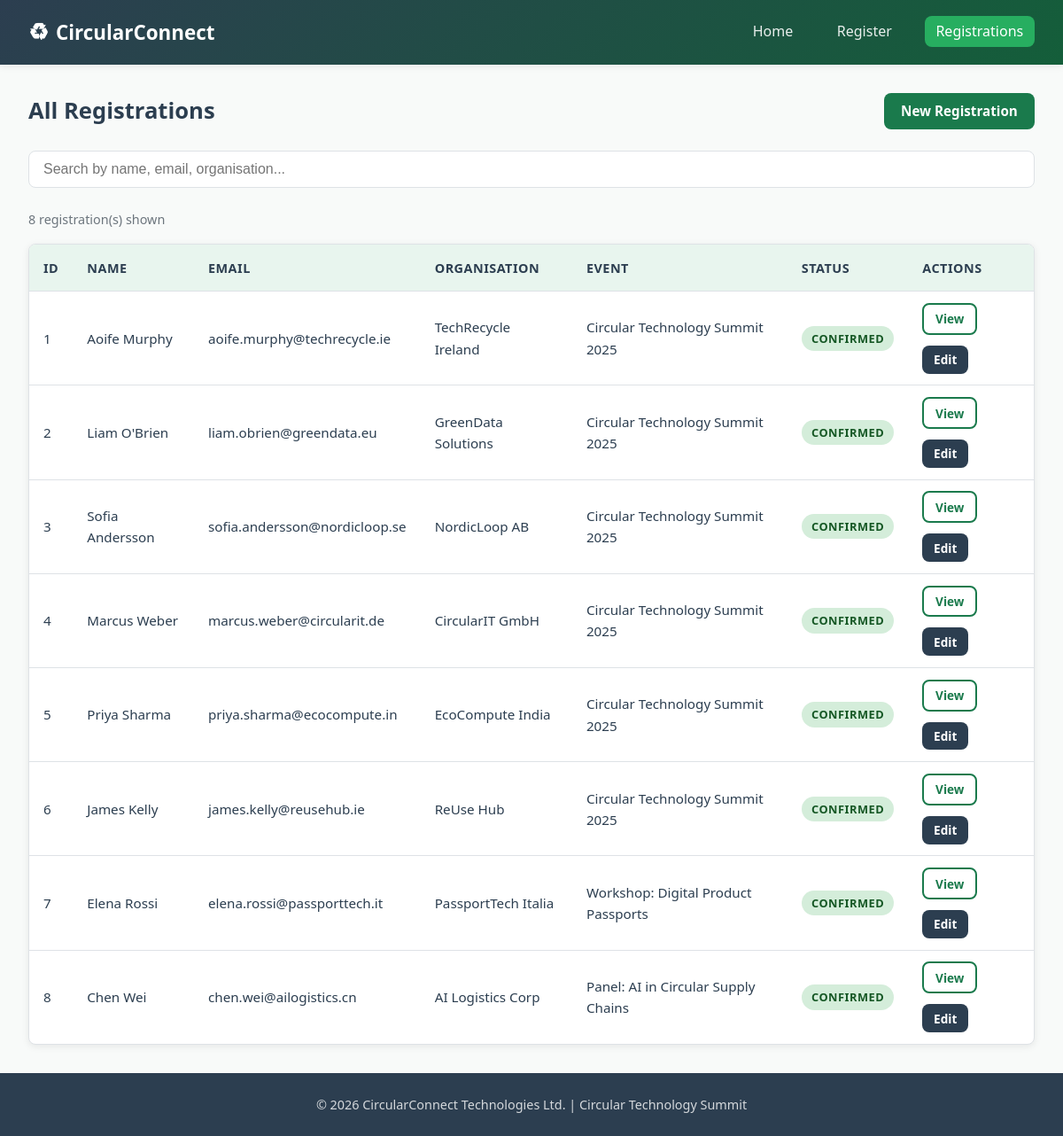
Before: /registrations with the older database file.
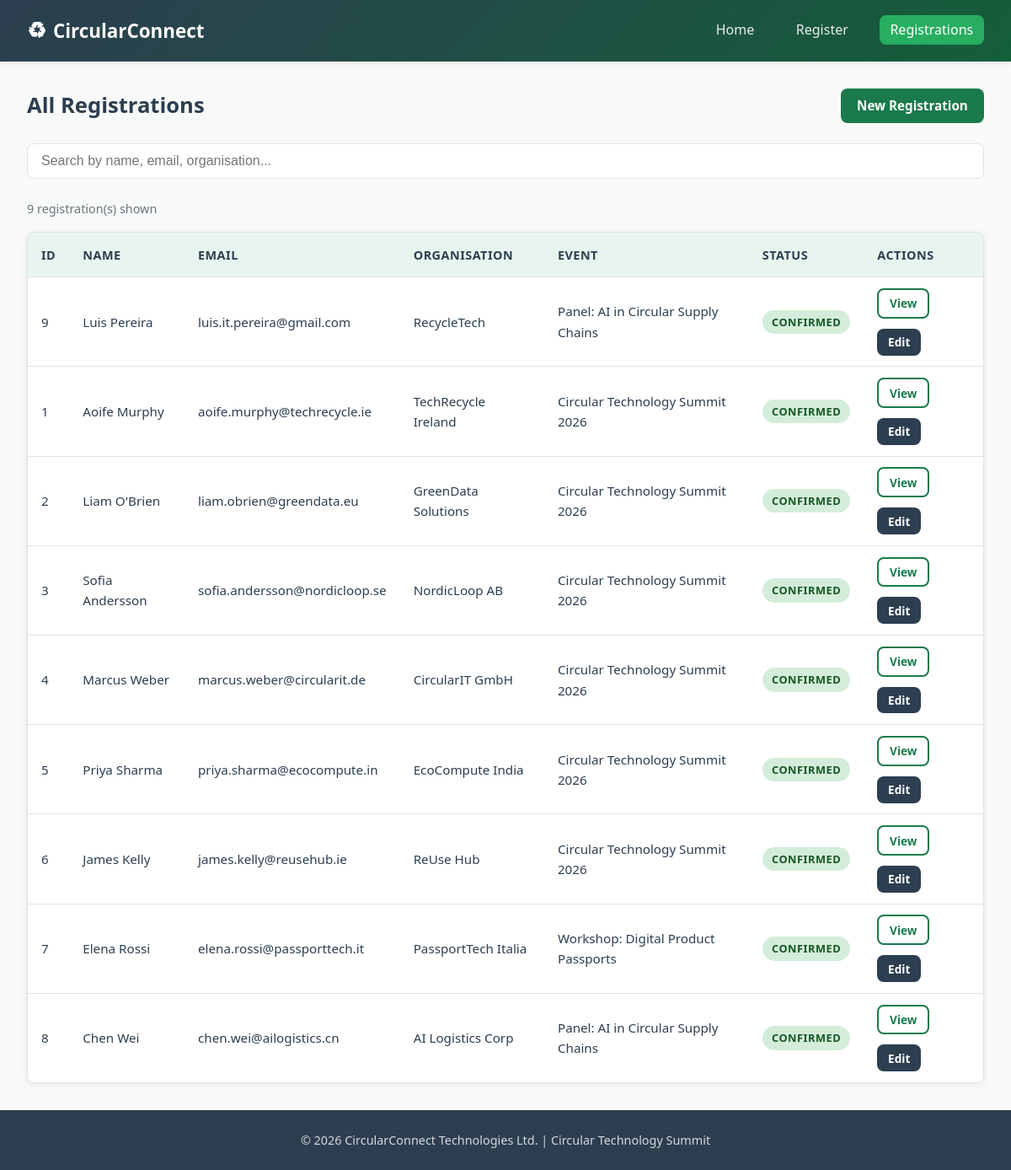
After: the same page with the newer database file.
### tables this page shows
CREATE TABLE registrations (
            id INTEGER PRIMARY KEY AUTOINCREMENT,
            event_id INTEGER NOT NULL,
            first_name TEXT NOT NULL,
            last_name TEXT NOT NULL,
            email TEXT NOT NULL,
            organisation TEXT,
            job_title TEXT,
            dietary_requirements TEXT,
            session_preference TEXT,
            status TEXT DEFAULT 'confirmed',
            registered_at TEXT DEFAULT CURRENT_TIMESTAMP,
            FOREIGN KEY (event_id) REFERENCES events(id)
        );

CREATE TABLE events (
            id INTEGER PRIMARY KEY AUTOINCREMENT,
            title TEXT NOT NULL,
            description TEXT,
            date TEXT NOT NULL,
            time TEXT NOT NULL,
            location TEXT NOT NULL,
            capacity INTEGER NOT NULL,
            organiser TEXT NOT NULL,
            created_at TEXT DEFAULT CURRENT_TIMESTAMP
        );

### app.py (the view)
@app.route('/registrations')
def registrations_list():
    conn = get_db()
    registrations = conn.execute('''
        SELECT r.*, e.title as event_title
        FROM registrations r
        JOIN events e ON r.event_id = e.id
        ORDER BY r.registered_at DESC
    ''').fetchall()
    conn.close()
    return render_template('registrations.html', registrations=registrations)

### app.py (called while the page is built)
def get_db():
    conn = sqlite3.connect(DATABASE)
    conn.row_factory = sqlite3.Row
    conn.execute("PRAGMA foreign_keys = ON")
    return conn

### templates/registrations.html (shortened to what this page needs)
{% extends "base.html" %}
{% block content %}
<div class="section-header">
    <h2>All Registrations</h2>
    <a href="{{ url_for('register') }}" class="btn btn-primary">New Registration</a>
</div>
<div class="search-box">
    <input type="text" id="search-registrations"
           placeholder="Search by name, email, organisation...">
</div>
<p id="visible-count" style="color: var(--text-light); font-size: 0.9rem; margin-bottom: 1rem;">
    {{ registrations|length }} registration(s) shown
</p>
{% if registrations %}
<div class="table-container">
    <table id="registrations-table">
        <thead>
            <tr>
                <th>ID</th>
                <th>Name</th>
                <th>Email</th>
                <th>Organisation</th>
                <th>Event</th>
                <th>Status</th>
                <th>Actions</th>
            </tr>
        </thead>
        <tbody>
            {% for reg in registrations %}
            <tr>
                <td>{{ reg['id'] }}</td>
                <td>{{ reg['first_name'] }} {{ reg['last_name'] }}</td>
                <td>{{ reg['email'] }}</td>
                <td>{{ reg['organisation'] or '—' }}</td>
                <td>{{ reg['event_title'] }}</td>
                <td>
                    <span class="badge badge-{{ reg['status'] }}">{{ reg['status'] }}</span>
                </td>
                <td>
                    <div class="btn-group">
                        <a href="{{ url_for('registration_detail', reg_id=reg['id']) }}" class="btn btn-outline btn-sm">View</a>
                        <a href="{{ url_for('registration_edit', reg_id=reg['id']) }}" class="btn btn-secondary btn-sm">Edit</a>
                    </div>
                </td>
            </tr>
            {% endfor %}
        </tbody>
    </table>
</div>
{% else %}
<div class="empty-state">
    <h3>No Registrations Yet</h3>
    <p>Be the first to register for the Circular Technology Summit!</p>
    <a href="{{ url_for('register') }}" class="btn btn-primary mt-2">Register Now</a>
</div>
{% endif %}
{% endblock %}

### templates/base.html (shortened to what this page needs)
<!DOCTYPE html>
<html lang="en">
<head>
    <link rel="stylesheet" href="{{ url_for('static', filename='css/style.css') }}">
</head>
<body>
    <nav>
        <div class="nav-container">
            <a href="{{ url_for('index') }}" class="brand">
                <span class="logo-icon">&#9851;</span>
                CircularConnect
            </a>
            <ul class="nav-links">
                <li><a href="{{ url_for('index') }}" class="{% if request.endpoint == 'index' %}active{% endif %}">Home</a></li>
                <li><a href="{{ url_for('register') }}" class="{% if request.endpoint == 'register' %}active{% endif %}">Register</a></li>
                <li><a href="{{ url_for('registrations_list') }}" class="{% if request.endpoint == 'registrations_list' %}active{% endif %}">Registrations</a></li>
            </ul>
        </div>
    </nav>
    <main>
        {% block content %}{% endblock %}
    </main>
    <footer>
        <p>&copy; 2026 CircularConnect Technologies Ltd. | Circular Technology Summit</p>
    </footer>
</body>
</html>

### static/css/style.css (style rules this page uses)
:root { --primary: #1a7a4c; --primary-dark: #145e3a; --primary-light: #e8f5ee; --secondary: #2c3e50; --accent: #27ae60; --danger: #e74c3c; --warning: #f39c12; --info: #3498db; --text: #2c3e50; --text-light: #6c757d; --bg: #f8faf9; --white: #ffffff; --border: #dee2e6; --shadow: 0 2px 8px rgba(0, 0, 0, 0.08); --shadow-hover: 0 4px 16px rgba(0, 0, 0, 0.12); --radius: 8px; --transition: all 0.3s ease; }
* { margin: 0; padding: 0; box-sizing: border-box; }
body { font-family: 'Segoe UI', Tahoma, Geneva, Verdana, sans-serif; background-color: var(--bg); color: var(--text); line-height: 1.6; min-height: 100vh; display: flex; flex-direction: column; }
a { color: var(--primary); text-decoration: none; transition: var(--transition); }
nav { background: linear-gradient(135deg, var(--secondary) 0%, var(--primary-dark) 100%); padding: 1rem 2rem; box-shadow: var(--shadow); position: sticky; top: 0; z-index: 1000; }
nav .nav-container { max-width: 1200px; margin: 0 auto; display: flex; justify-content: space-between; align-items: center; flex-wrap: wrap; gap: 1rem; }
nav .brand { color: var(--white); font-size: 1.4rem; font-weight: 700; text-decoration: none; display: flex; align-items: center; gap: 0.5rem; }
nav .brand .logo-icon { font-size: 1.6rem; }
nav .nav-links { display: flex; gap: 1.5rem; list-style: none; flex-wrap: wrap; }
nav .nav-links a { color: rgba(255, 255, 255, 0.9); font-weight: 500; padding: 0.4rem 0.8rem; border-radius: var(--radius); transition: var(--transition); }
nav .nav-links a.active { background: var(--accent); color: var(--white); }
main { max-width: 1200px; margin: 2rem auto; padding: 0 2rem; flex: 1; width: 100%; }
.section-header { display: flex; justify-content: space-between; align-items: center; margin-bottom: 1.5rem; flex-wrap: wrap; gap: 1rem; }
.section-header h2 { color: var(--secondary); font-size: 1.6rem; }
.btn { display: inline-flex; align-items: center; gap: 0.4rem; padding: 0.6rem 1.2rem; border: none; border-radius: var(--radius); font-size: 0.95rem; font-weight: 600; cursor: pointer; transition: var(--transition); text-decoration: none; line-height: 1.4; }
.btn-primary { background: var(--primary); color: var(--white); }
.btn-secondary { background: var(--secondary); color: var(--white); }
.btn-outline { background: transparent; color: var(--primary); border: 2px solid var(--primary); }
.btn-sm { padding: 0.4rem 0.8rem; font-size: 0.85rem; }
.btn-group { display: flex; gap: 0.75rem; flex-wrap: wrap; }
.table-container { background: var(--white); border-radius: var(--radius); box-shadow: var(--shadow); overflow-x: auto; border: 1px solid var(--border); }
table { width: 100%; border-collapse: collapse; }
thead { background: var(--primary-light); }
th { padding: 0.9rem 1rem; text-align: left; font-weight: 600; color: var(--secondary); font-size: 0.9rem; text-transform: uppercase; letter-spacing: 0.5px; }
td { padding: 0.8rem 1rem; border-top: 1px solid var(--border); font-size: 0.95rem; }
.badge { display: inline-block; padding: 0.25rem 0.7rem; border-radius: 20px; font-size: 0.8rem; font-weight: 600; text-transform: uppercase; letter-spacing: 0.5px; }
.badge-confirmed { background: #d4edda; color: #155724; }
footer { background: var(--secondary); color: rgba(255, 255, 255, 0.8); text-align: center; padding: 1.5rem 2rem; margin-top: auto; }
footer p { font-size: 0.9rem; }
.search-box { display: flex; gap: 0.75rem; margin-bottom: 1.5rem; flex-wrap: wrap; }
.search-box input { flex: 1; min-width: 200px; padding: 0.7rem 1rem; border: 1px solid var(--border); border-radius: var(--radius); font-size: 1rem; transition: var(--transition); }

Changed rows visible on the page:
added registrations: id "9", first_name "Luis", last_name "Pereira", email "luis.it.pereira@gmail.com", organisation "RecycleTech", event_title "Panel: AI in Circular Supply Chains", status "CONFIRMED"
changed registrations "Aoife": event_title "Circular Technology Summit 2025" → "Circular Technology Summit 2026"
changed registrations "Liam": event_title "Circular Technology Summit 2025" → "Circular Technology Summit 2026"
changed registrations "Sofia": event_title "Circular Technology Summit 2025" → "Circular Technology Summit 2026"
changed registrations "Marcus": event_title "Circular Technology Summit 2025" → "Circular Technology Summit 2026"
changed registrations "Priya": event_title "Circular Technology Summit 2025" → "Circular Technology Summit 2026"
changed registrations "James": event_title "Circular Technology Summit 2025" → "Circular Technology Summit 2026"
Other visible differences:
{{ registrations|length }}: "8" → "9"
